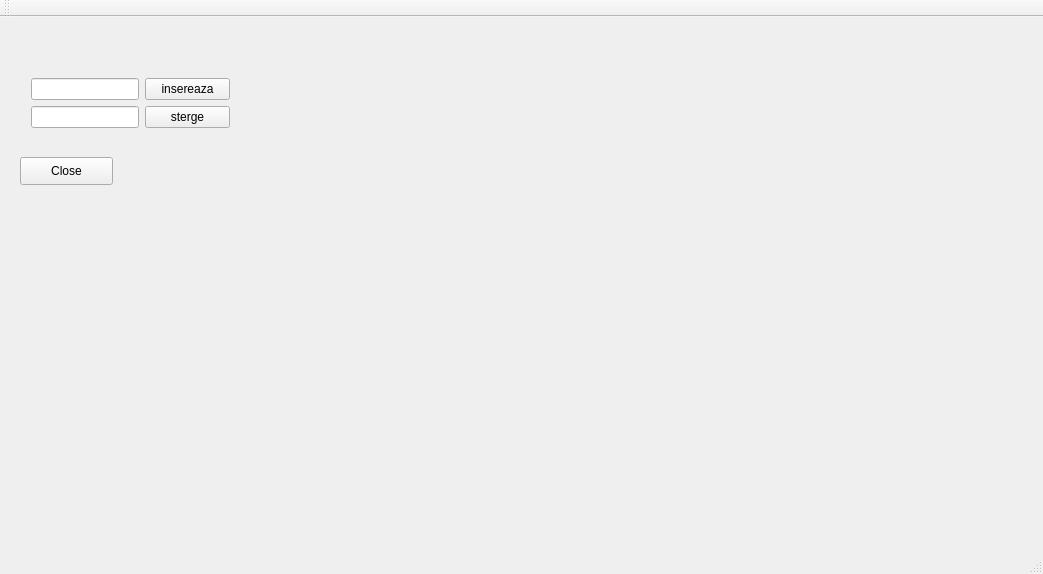
<?xml version="1.0" encoding="UTF-8"?>
<ui version="4.0">
 <class>MainWindow</class>
 <widget class="QMainWindow" name="MainWindow">
  <property name="geometry">
   <rect>
    <x>0</x>
    <y>0</y>
    <width>1043</width>
    <height>574</height>
   </rect>
  </property>
  <property name="windowTitle">
   <string>AVL Grafic</string>
  </property>
  <widget class="QWidget" name="centralWidget">
   <widget class="QPushButton" name="closeButton">
    <property name="geometry">
     <rect>
      <x>20</x>
      <y>140</y>
      <width>93</width>
      <height>28</height>
     </rect>
    </property>
    <property name="text">
     <string>Close</string>
    </property>
   </widget>
   <widget class="QLabel" name="label_2">
    <property name="geometry">
     <rect>
      <x>280</x>
      <y>20</y>
      <width>63</width>
      <height>20</height>
     </rect>
    </property>
    <property name="text">
     <string/>
    </property>
   </widget>
   <widget class="QWidget" name="formLayoutWidget">
    <property name="geometry">
     <rect>
      <x>20</x>
      <y>50</y>
      <width>221</width>
      <height>80</height>
     </rect>
    </property>
    <layout class="QFormLayout" name="formLayout_3">
     <item row="0" column="0">
      <widget class="QLineEdit" name="nr"/>
     </item>
     <item row="0" column="1">
      <widget class="QPushButton" name="pushButton">
       <property name="text">
        <string>insereaza</string>
       </property>
      </widget>
     </item>
     <item row="1" column="0">
      <widget class="QLineEdit" name="nrs"/>
     </item>
     <item row="1" column="1">
      <widget class="QPushButton" name="button">
       <property name="text">
        <string>sterge</string>
       </property>
      </widget>
     </item>
    </layout>
   </widget>
  </widget>
  <widget class="QToolBar" name="mainToolBar">
   <attribute name="toolBarArea">
    <enum>TopToolBarArea</enum>
   </attribute>
   <attribute name="toolBarBreak">
    <bool>false</bool>
   </attribute>
  </widget>
  <widget class="QStatusBar" name="statusBar"/>
 </widget>
 <layoutdefault spacing="6" margin="11"/>
 <resources/>
 <connections/>
</ui>
